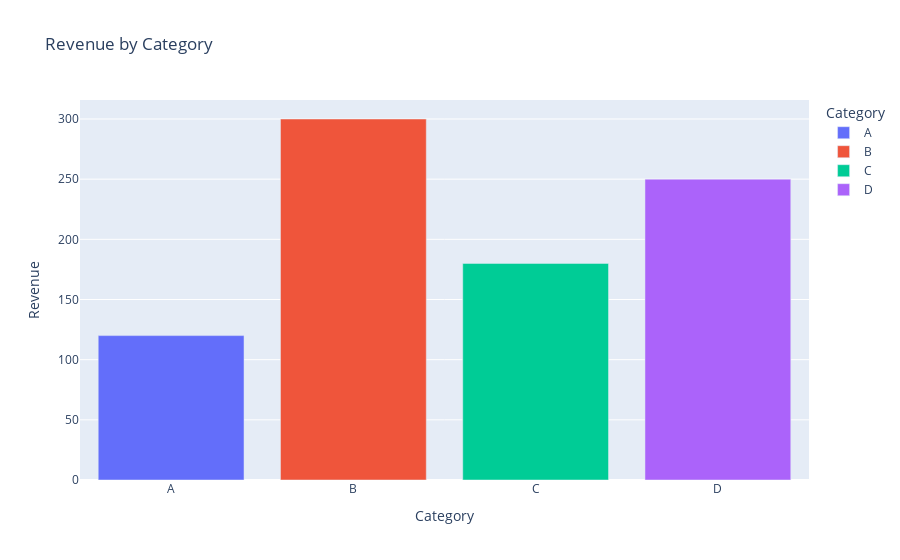

The cell this chart's notebook holds for it:
### Code cell
import plotly.express as px

data = {
    "Category": ["A", "B", "C", "D"],
    "Revenue": [120, 300, 180, 250]
}

fig = px.bar(data, x="Category", y="Revenue", title="Revenue by Category", color="Category")
fig.show()

### Figure 1 — Plotly figure (JSON) as saved in the notebook; plotly's stock layout.template omitted (floating-point values rounded to 4 significant figures)
{"data": [{"hovertemplate": "Category=%{x}<br>Revenue=%{y}<extra></extra>", "legendgroup": "A", "marker": {"color": "#636efa", "pattern": {"shape": ""}}, "name": "A", "orientation": "v", "showlegend": true, "textposition": "auto", "type": "bar", "x": ["A"], "xaxis": "x", "y": [120], "yaxis": "y"}, {"hovertemplate": "Category=%{x}<br>Revenue=%{y}<extra></extra>", "legendgroup": "B", "marker": {"color": "#EF553B", "pattern": {"shape": ""}}, "name": "B", "orientation": "v", "showlegend": true, "textposition": "auto", "type": "bar", "x": ["B"], "xaxis": "x", "y": [300], "yaxis": "y"}, {"hovertemplate": "Category=%{x}<br>Revenue=%{y}<extra></extra>", "legendgroup": "C", "marker": {"color": "#00cc96", "pattern": {"shape": ""}}, "name": "C", "orientation": "v", "showlegend": true, "textposition": "auto", "type": "bar", "x": ["C"], "xaxis": "x", "y": [180], "yaxis": "y"}, {"hovertemplate": "Category=%{x}<br>Revenue=%{y}<extra></extra>", "legendgroup": "D", "marker": {"color": "#ab63fa", "pattern": {"shape": ""}}, "name": "D", "orientation": "v", "showlegend": true, "textposition": "auto", "type": "bar", "x": ["D"], "xaxis": "x", "y": [250], "yaxis": "y"}], "layout": {"barmode": "relative", "legend": {"title": {"text": "Category"}, "tracegroupgap": 0}, "title": {"text": "Revenue by Category"}, "xaxis": {"anchor": "y", "categoryarray": ["A", "B", "C", "D"], "categoryorder": "array", "domain": [0, 1], "title": {"text": "Category"}}, "yaxis": {"anchor": "x", "domain": [0, 1], "title": {"text": "Revenue"}}}}
